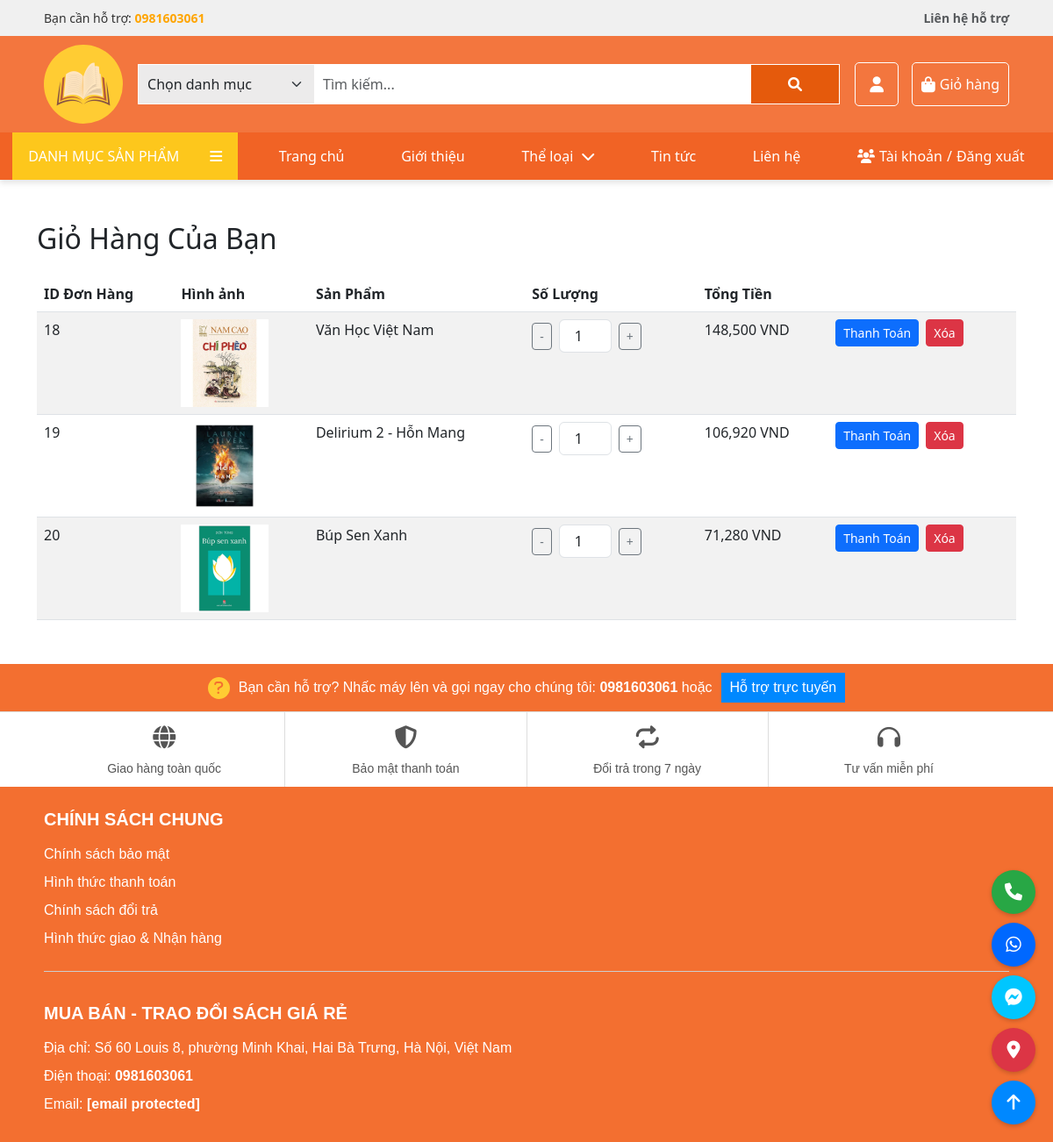
Page /cart (signed in) on the earlier database version.
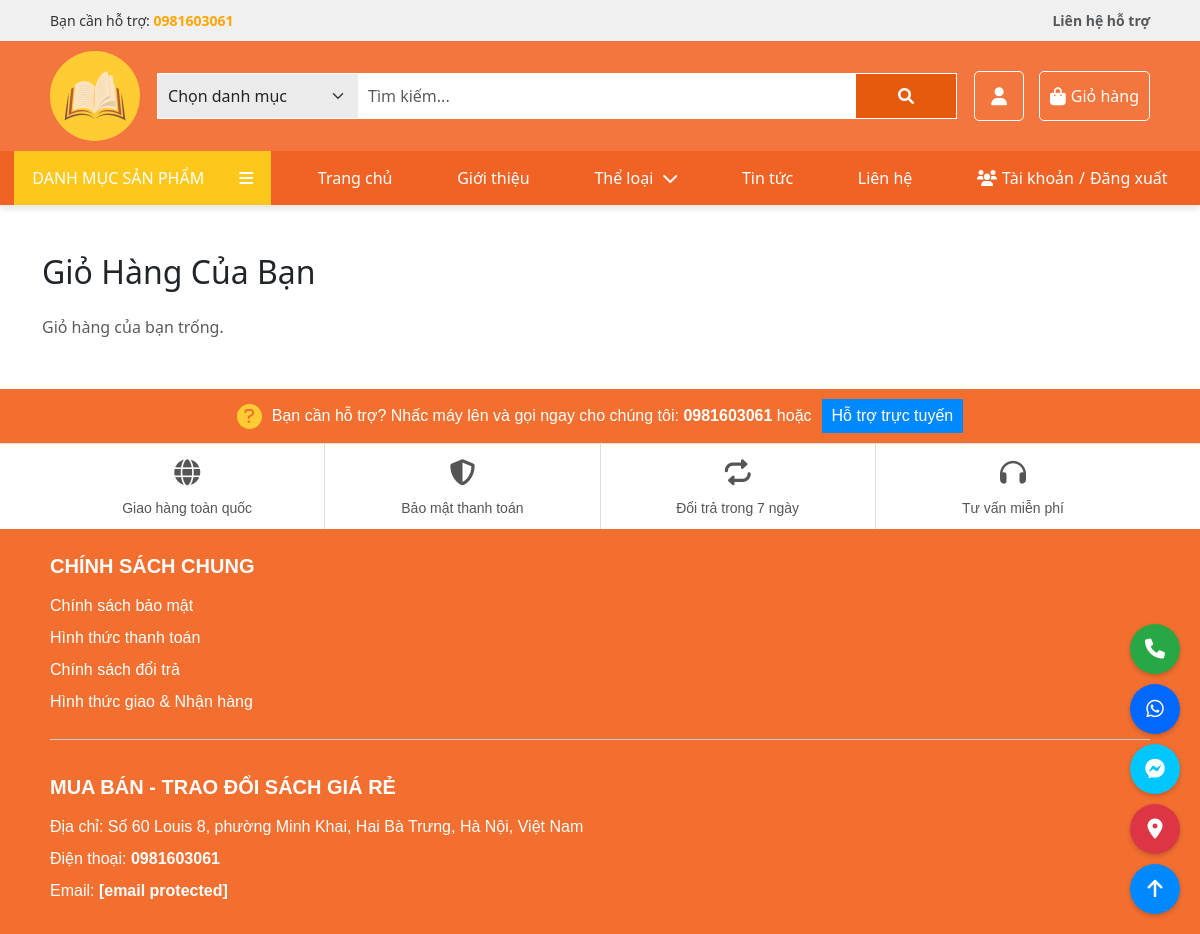
Same page on the later database version.
### app/models.py (models this page shows)
class Order(db.Model):
    id = db.Column(db.Integer, primary_key=True, autoincrement=True)
    user_id = db.Column(db.Integer, db.ForeignKey('user.id'), nullable=False)
    product_id = db.Column(db.Integer, db.ForeignKey('product.id'), nullable=False)
    quantity = db.Column(db.Integer, nullable=False)
    total_price = db.Column(db.Float, nullable=False)
    status = db.Column(db.String(50), default='Chờ duyệt')
    user = db.relationship('User', backref='orders')
    product = db.relationship('Product', backref='orders')

class Product(db.Model):
    id = db.Column(db.Integer, primary_key=True)
    name = db.Column(db.String(100), nullable=False)
    price = db.Column(db.Float, nullable=False)
    discount = db.Column(db.Float, default=0.0)
    image = db.Column(db.String(200), nullable=True)
    description = db.Column(db.String(500), nullable=True)
    category = db.Column(db.String(50), nullable=False)

### app/routes/user.py (the view, shortened to what this page needs)
    @app.route('/cart', methods=['GET', 'POST'])
    def cart():
        if 'username' not in session:
            return render_template('login.html', alert_message="Vui lòng đăng nhập để đặt hàng!", redirect_url=url_for('login'))
        user = User.query.filter_by(username=session['username']).first()
        alert_message = session.pop('alert_message', None)
        orders = Order.query.filter_by(user_id=user.id, status='Chờ duyệt').all()
        return render_template('user/cart.html', orders=orders, alert_message=alert_message)

### app/templates/user/cart.html (shortened to what this page needs)
{% extends "base.html" %}
{% block extra_css %}
    <link href="https://cdn.jsdelivr.net/npm/bootstrap@5.3.0/dist/css/bootstrap.min.css" rel="stylesheet">
{% endblock %}
{% block content %}
<div class="container mt-5">
    <h2 class="mb-4">Giỏ Hàng Của Bạn</h2>
    {% if orders %}
        <table class="table table-striped">
            <thead>
                <tr>
                    <th>ID Đơn Hàng</th>
                    <th>Hình ảnh</th>
                    <th>Sản Phẩm</th>
                    <th>Số Lượng</th>
                    <th>Tổng Tiền</th>
                    <th></th>
                </tr>
            </thead>
            <tbody>
                {% for order in orders %}
                <tr id="order-{{ order.id }}">
                    <td>{{ order.id }}</td>
                    <td>
                        <img src="{{ url_for('static', filename='image/' + order.product.image) }}" alt="{{ order.product.name }}" style="width: 100px; height: auto;">
                    </td>
                    <td>{{ order.product.name }}</td>
                    <td>
                        <div class="d-flex align-items-center">
                            <button type="button" class="btn btn-outline-secondary btn-sm me-2" onclick="updateQuantity({{ order.id }}, -1)">-</button>
                            <input type="number" id="quantity-{{ order.id }}" value="{{ order.quantity }}" min="1" class="form-control text-center me-2" style="width: 60px;" readonly>
                            <button type="button" class="btn btn-outline-secondary btn-sm me-2" onclick="updateQuantity({{ order.id }}, 1)">+</button>
                        </div>
                    </td>
                    <td id="total-price-{{ order.id }}">{{ '{:,.0f}'.format(order.total_price) }} VND</td>
                    <td>
                        <div class="d-flex gap-2">
                            <form method="POST" action="{{ url_for('checkout') }}">
                                <button type="submit" class="btn btn-primary btn-sm">Thanh Toán</button>
                            </form>
                            <form method="POST" action="{{ url_for('delete_order', order_id=order.id) }}">
                                <button type="submit" class="btn btn-danger btn-sm">Xóa</button>
                            </form>
                        </div>
                    </td>
                </tr>
                {% endfor %}
            </tbody>
        </table>
    {% else %}
        <p class="text-muted">Giỏ hàng của bạn trống.</p>
    {% endif %}
</div>
{% endblock %}

Differences in the rows shown:
no longer on this page (row edited): Order: id "18", image (picture), product.name "Văn Học Việt Nam", quantity "1", total_price "148,500"
no longer on this page (row edited): Order: id "19", image (picture), product.name "Delirium 2 - Hỗn Mang", quantity "1", total_price "106,920"
no longer on this page (row edited): Order: id "20", image (picture), product.name "Búp Sen Xanh", quantity "1", total_price "71,280"
Other differences:
text no longer shown: "ID Đơn Hàng Hình ảnh Sản Phẩm Số Lượng Tổng Tiền"
text now shown: "Giỏ hàng của bạn trống."
